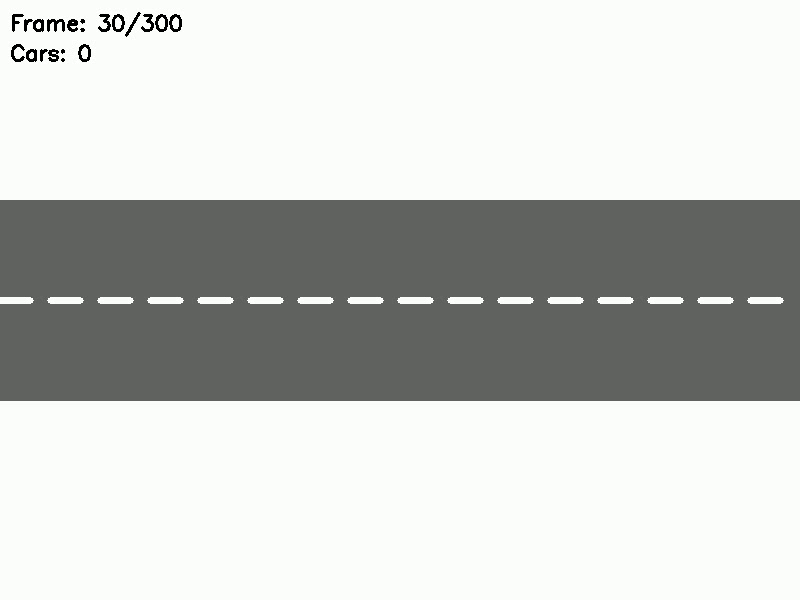
#> input picture frame 30 of simulation.mp4, 800 x 600 px
$ python main.py
#> lines starting #> are read from the running program, lines starting #| are printed output that depends on the picture; after the words box and inside, x2 and y2 are one past the last pixel; in counts of white or black regions, pixels touching at a corner belong together
### simulation_generator.py
import cv2
import numpy as np
import random
import os

class TrafficSimulator:
    def __init__(self, output_path='simulation.mp4', duration=10, fps=30, realistic=False):
        self.output_path = output_path
        self.duration = duration
        self.fps = fps
        self.frame_width = 800
        self.frame_height = 600
        self.cars = []
        self.realistic = realistic  # Flag for more realistic simulation

    def generate_simulation(self):
        # Create video writer
        fourcc = cv2.VideoWriter_fourcc(*'mp4v')
        out = cv2.VideoWriter(self.output_path, fourcc, self.fps, (self.frame_width, self.frame_height))

        # Generate frames
        for frame_idx in range(self.duration * self.fps):
            # Create a frame with road
            frame = self.create_road_frame()

            # Add new cars very rarely to prevent overlaps
            if random.random() < 0.005 and len(self.cars) < 3:  # 0.5% chance and max 3 cars
                self.add_car()

            # Update and draw cars
            self.update_cars()
            self.draw_cars(frame)

            # Add frame number and car count
            cv2.putText(frame, f'Frame: {frame_idx}/{self.duration * self.fps}', (10, 30),
                        cv2.FONT_HERSHEY_SIMPLEX, 0.7, (0, 0, 0), 2)
            cv2.putText(frame, f'Cars: {len(self.cars)}', (10, 60),
                        cv2.FONT_HERSHEY_SIMPLEX, 0.7, (0, 0, 0), 2)

            # Write frame to video
            out.write(frame)

            # Display progress
            if frame_idx % self.fps == 0:
                print(f"Generating simulation: {frame_idx//(self.fps)}/{self.duration} seconds")
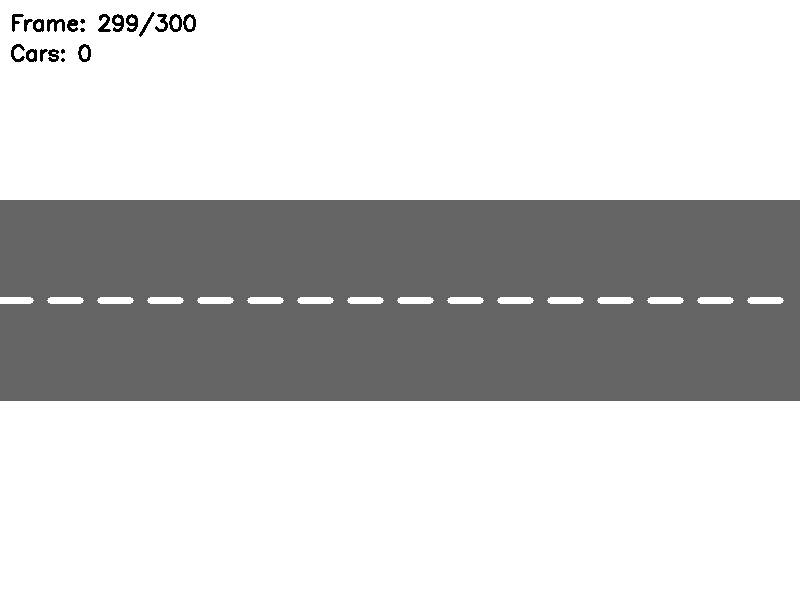
#> frame: shape (600, 800, 3); min 0, max 255, mean 203.3

        # Release resources
        out.release()
        print(f"Simulation video saved to {self.output_path}")
#| Simulation video saved to simulation.mp4

    def create_road_frame(self):
        # Create a blank frame
        frame = np.ones((self.frame_height, self.frame_width, 3), dtype=np.uint8) * 255

        if self.realistic:
            # Create more realistic road with texture and noise
            road_y = self.frame_height // 2
            road_height = 200

            # Draw road with asphalt texture (dark gray with noise)
            road = np.random.randint(60, 80, (road_height, self.frame_width, 3), dtype=np.uint8)

            # Add some road texture/grain
            noise = np.random.randint(0, 15, (road_height, self.frame_width, 3), dtype=np.uint8)
            road = cv2.add(road, noise)

            # Place road on frame
            frame[road_y - road_height//2:road_y + road_height//2, 0:self.frame_width] = road

            # Draw lane markings (white dashed lines)
            lane_y = road_y
            for x in range(0, self.frame_width, 50):
                cv2.line(frame, (x, lane_y), (x + 30, lane_y), (255, 255, 255), 5)

            # Add some shadows and lighting variation
            shadow_pos = random.randint(0, self.frame_width)
            shadow_width = random.randint(100, 300)
            shadow = np.ones((road_height, shadow_width, 3), dtype=np.uint8) * 30

            # Place shadow on road if it fits
            if shadow_pos + shadow_width <= self.frame_width:
                road_region = frame[road_y - road_height//2:road_y + road_height//2, shadow_pos:shadow_pos + shadow_width]
                frame[road_y - road_height//2:road_y + road_height//2, shadow_pos:shadow_pos + shadow_width] = cv2.subtract(road_region, shadow)
        else:
            # Original simple road
            road_y = self.frame_height // 2
            road_height = 200
            cv2.rectangle(frame, (0, road_y - road_height//2), (self.frame_width, road_y + road_height//2), (100, 100, 100), -1)

            # Draw lane markings (white dashed lines)
            lane_y = road_y
            for x in range(0, self.frame_width, 50):
                cv2.line(frame, (x, lane_y), (x + 30, lane_y), (255, 255, 255), 5)

        return frame

    def add_car(self):
        # Only add car if we have very few cars
        if len(self.cars) >= 2:
            return

        # Car properties - fixed size to prevent issues
        car_width = 50
        car_height = 35
        car_x = -car_width  # Start from left side
        car_speed = random.randint(5, 15)
        car_color = (
            random.randint(0, 255),
            random.randint(0, 255),
            random.randint(0, 255)
        )

        # Define ONLY 3 specific lanes with large gaps
        lanes = [
            self.frame_height // 2 - 80,  # Top lane
            self.frame_height // 2,       # Middle lane
            self.frame_height // 2 + 80   # Bottom lane
        ]

        # Check which lanes are available
        available_lanes = []
        for lane_y in lanes:
            car_y = lane_y - car_height // 2
            if not self.check_car_overlap(car_x, car_y, car_width, car_height):
                available_lanes.append(lane_y)

        # If we have available lanes, pick one
        if available_lanes:
            lane_y = random.choice(available_lanes)
            car_y = lane_y - car_height // 2

            # Add the car
            self.cars.append({
                'x': car_x,
                'y': car_y,
                'width': car_width,
                'height': car_height,
                'speed': car_speed,
                'color': car_color
            })

    def check_car_overlap(self, x, y, width, height):
        """Check if a car at position (x, y) with given dimensions overlaps with existing cars"""
        for car in self.cars:
            # Very strict margin to prevent ANY overlap
            margin = 30  # 30 pixel safety margin
            if (x < car['x'] + car['width'] + margin and
                x + width + margin > car['x'] and
                y < car['y'] + car['height'] + margin and
                y + height + margin > car['y']):
                return True  # Overlap detected (with large safety margin)
        return False  # No overlap

    def update_cars(self):
        # Update car positions and remove cars that have left the frame
        updated_cars = []
        for car in self.cars:
            car['x'] += car['speed']
            if car['x'] < self.frame_width:
                updated_cars.append(car)
        self.cars = updated_cars

    def draw_cars(self, frame):
        # Draw each car on the frame
        for car in self.cars:
            if self.realistic:
                # Draw more realistic car with details
                x, y = car['x'], car['y']
                w, h = car['width'], car['height']
                color = car['color']

                # Car body
                cv2.rectangle(frame, (x, y), (x + w, y + h), color, -1)

                # Windows (darker)
                window_color = (max(0, color[0] - 50), max(0, color[1] - 50), max(0, color[2] - 50))
                window_h = int(h * 0.3)
                window_y = y + int(h * 0.2)
                cv2.rectangle(frame, (x + int(w * 0.2), window_y),
                             (x + int(w * 0.8), window_y + window_h), window_color, -1)

                # Wheels
                wheel_radius = int(h * 0.2)
                wheel_y = y + h - wheel_radius
                cv2.circle(frame, (x + int(w * 0.25), wheel_y), wheel_radius, (30, 30, 30), -1)
                cv2.circle(frame, (x + int(w * 0.75), wheel_y), wheel_radius, (30, 30, 30), -1)

                # Headlights or taillights
                light_size = int(h * 0.15)
                if car['x'] > self.frame_width // 2:  # Cars on right side have headlights
                    cv2.rectangle(frame, (x, y + int(h * 0.3)),
                                 (x + light_size, y + int(h * 0.5)), (255, 255, 200), -1)
                else:  # Cars on left side have taillights
                    cv2.rectangle(frame, (x + w - light_size, y + int(h * 0.3)),
                                 (x + w, y + int(h * 0.5)), (200, 0, 0), -1)
            else:
                # Original simple car drawing
                cv2.rectangle(
                    frame,
                (int(car['x']), int(car['y'])),
                (int(car['x'] + car['width']), int(car['y'] + car['height'])),
                car['color'],
                -1
            )
            # Add windows to make it look more like a car
            window_y = int(car['y'] + car['height'] * 0.2)
            window_height = int(car['height'] * 0.4)
            window_width = int(car['width'] * 0.7)
            window_x = int(car['x'] + car['width'] * 0.15)
            cv2.rectangle(
                frame,
                (window_x, window_y),
                (window_x + window_width, window_y + window_height),
                (200, 200, 255),
                -1
            )

### car_detection.py
import cv2
import numpy as np
import matplotlib.pyplot as plt
from datetime import datetime

class TrafficSignalManagement:
    def __init__(self, video_path=None, is_real_footage=False, display=True, output_path=None):
        self.video_path = video_path
        self.is_real_footage = is_real_footage
        self.display = display
        self.output_path = output_path

        # Use background subtraction with parameters optimized for real footage
        if is_real_footage:
            # More history frames and lower threshold for real footage
            self.bg_subtractor = cv2.createBackgroundSubtractorMOG2(history=300, varThreshold=25)
        else:
            # Default parameters for simulation
            self.bg_subtractor = cv2.createBackgroundSubtractorMOG2(history=100, varThreshold=40)

        self.car_count = 0
        self.car_count_history = []
        self.timestamps = []

    def process_video(self):
        if self.video_path is None:
            print("No video path provided")
            return

        cap = cv2.VideoCapture(self.video_path)
        if not cap.isOpened():
            print(f"Error: Could not open video at {self.video_path}")
            return

        # Prepare writer if headless output is requested
        writer = None
        if not self.display and self.output_path:
            fps = cap.get(cv2.CAP_PROP_FPS) or 30.0
            width = int(cap.get(cv2.CAP_PROP_FRAME_WIDTH))
            height = int(cap.get(cv2.CAP_PROP_FRAME_HEIGHT))
            # Try multiple codecs for better compatibility
            codec_candidates = []
            lower_path = self.output_path.lower()
            if lower_path.endswith('.mp4'):
                codec_candidates = ['mp4v', 'avc1']
            else:
                codec_candidates = ['XVID', 'MJPG', 'mp4v']
            for codec in codec_candidates:
                try:
                    fourcc = cv2.VideoWriter_fourcc(*codec)
                    temp_writer = cv2.VideoWriter(self.output_path, fourcc, fps, (width, height))
                    if temp_writer.isOpened():
                        writer = temp_writer
                        break
                    else:
                        temp_writer.release()
                except Exception:
                    pass
        # Prepare frame dump directory if no writer is available in headless mode
        frame_dump_dir = None
        if not self.display and self.output_path and writer is None:
            import os
            frame_dump_dir = os.path.splitext(self.output_path)[0] + "_frames"
            os.makedirs(frame_dump_dir, exist_ok=True)

        frame_index = 0

        while cap.isOpened():
            ret, frame = cap.read()
#> frame is the input picture: shape (600, 800, 3); mean B, G, R 198.4, 201.4, 199.4
            if not ret:
                break

            # Process the frame
            processed_frame = self.detect_cars(frame)

            if self.display:
                # Display the frame
                cv2.imshow('Traffic Management System', processed_frame)
                # Exit if 'q' is pressed
                if cv2.waitKey(30) & 0xFF == ord('q'):
                    break
            else:
                # Headless mode: write frames via writer or dump as images
                if writer is not None:
                    writer.write(processed_frame)
                elif frame_dump_dir is not None:
                    import os
                    cv2.imwrite(os.path.join(frame_dump_dir, f"frame_{frame_index:06d}.jpg"), processed_frame)
                frame_index += 1

        cap.release()
        if writer is not None:
            writer.release()
        if self.display:
            cv2.destroyAllWindows()

        # Plot the car count history
        self.plot_car_count()

    def detect_cars(self, frame):
        # Define region of interest (ROI) - bottom half of the frame
        height, width = frame.shape[:2]
#> height = 600; width = 800
        roi_vertices = np.array([[(0, height), (0, height//2), (width, height//2), (width, height)]], dtype=np.int32)

        # Create a mask for ROI
        mask = np.zeros((height, width), dtype=np.uint8)
        cv2.fillPoly(mask, roi_vertices, 255)
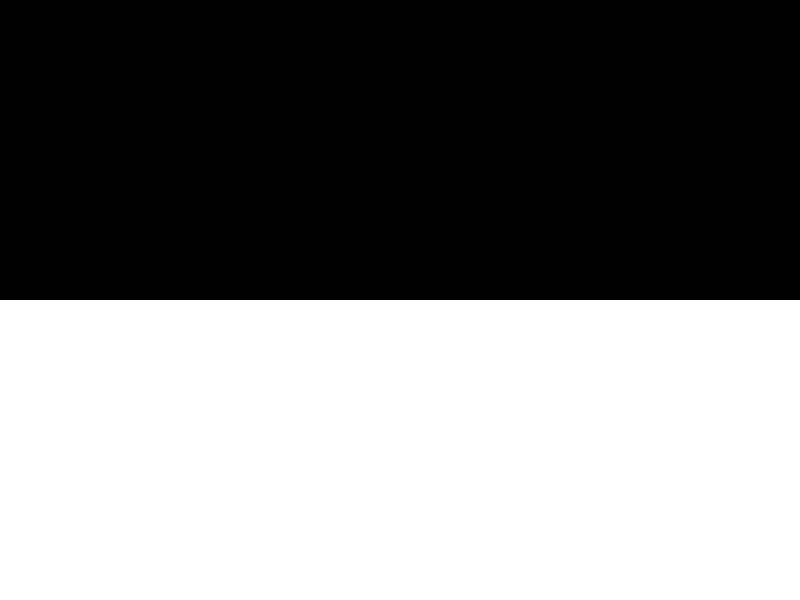
#> mask: shape (600, 800); 50% white; 1 white region, box (x1, y1, x2, y2) and area: (0, 300, 800, 600) 240000

        # Pre-process frame for better detection in real footage
        if self.is_real_footage:
            # Apply Gaussian blur to reduce noise
            frame = cv2.GaussianBlur(frame, (5, 5), 0)

            # Enhance contrast
            lab = cv2.cvtColor(frame, cv2.COLOR_BGR2LAB)
            l, a, b = cv2.split(lab)
            clahe = cv2.createCLAHE(clipLimit=3.0, tileGridSize=(8, 8))
            cl = clahe.apply(l)
            enhanced_lab = cv2.merge((cl, a, b))
            frame = cv2.cvtColor(enhanced_lab, cv2.COLOR_LAB2BGR)

        # Apply background subtraction
        fg_mask = self.bg_subtractor.apply(frame)
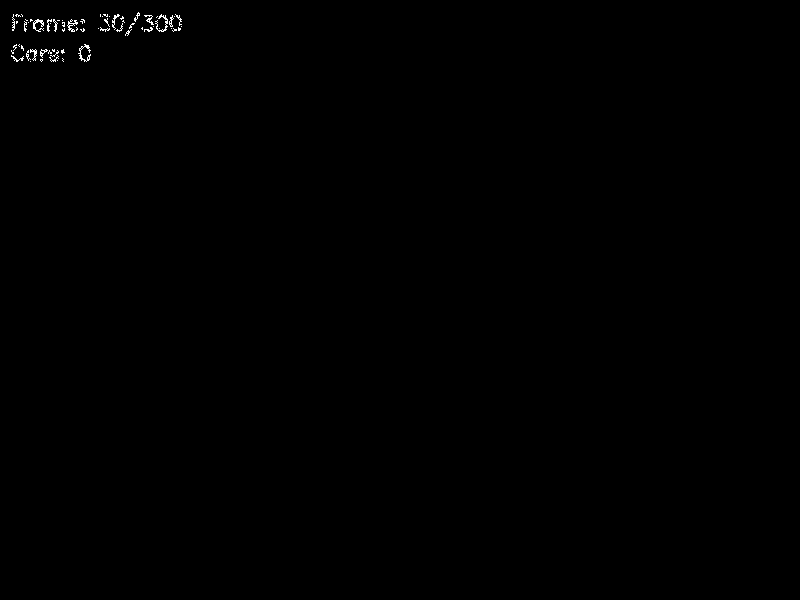
#> fg_mask: shape (600, 800); values 127 (black) and 255 (white), 0.2% white in thin lines or dots, all inside (x1, y1, x2, y2) = (11, 12, 182, 62)

        # Apply ROI mask to foreground mask
        masked_fg = cv2.bitwise_and(fg_mask, mask)

        # Apply morphological operations to reduce noise and fill gaps
        kernel = np.ones((5, 5), np.uint8)
        masked_fg = cv2.morphologyEx(masked_fg, cv2.MORPH_OPEN, kernel)
        masked_fg = cv2.morphologyEx(masked_fg, cv2.MORPH_CLOSE, kernel)

        # Apply threshold to reduce noise
        _, thresh = cv2.threshold(masked_fg, 200, 255, cv2.THRESH_BINARY)
#> thresh: shape (600, 800); every value is 0

        # Find contours of moving objects
        contours, _ = cv2.findContours(thresh, cv2.RETR_EXTERNAL, cv2.CHAIN_APPROX_SIMPLE)
#> contours = []

        # Filter contours by size to identify cars
        min_contour_area = 400 if self.is_real_footage else 500  # Lower threshold for real footage
        max_contour_area = 15000 if self.is_real_footage else 10000  # Upper threshold to filter out large noise
        car_contours = [cnt for cnt in contours if min_contour_area < cv2.contourArea(cnt) < max_contour_area]
#> car_contours = []

        # Draw rectangles around detected cars
        for contour in car_contours:
            x, y, w, h = cv2.boundingRect(contour)
            cv2.rectangle(frame, (x, y), (x+w, y+h), (0, 255, 0), 2)
#> this loop made 0 passes

        # Update car count
        current_car_count = len(car_contours)
#> current_car_count = 0
        self.car_count = current_car_count
#> self.car_count = 0
        self.car_count_history.append(current_car_count)
        self.timestamps.append(datetime.now())

        # Display car count
        cv2.putText(frame, f'Car Count: {current_car_count}', (10, 30),
                    cv2.FONT_HERSHEY_SIMPLEX, 1, (0, 0, 255), 2)

        # Draw ROI
        cv2.polylines(frame, roi_vertices, True, (255, 0, 0), 2)
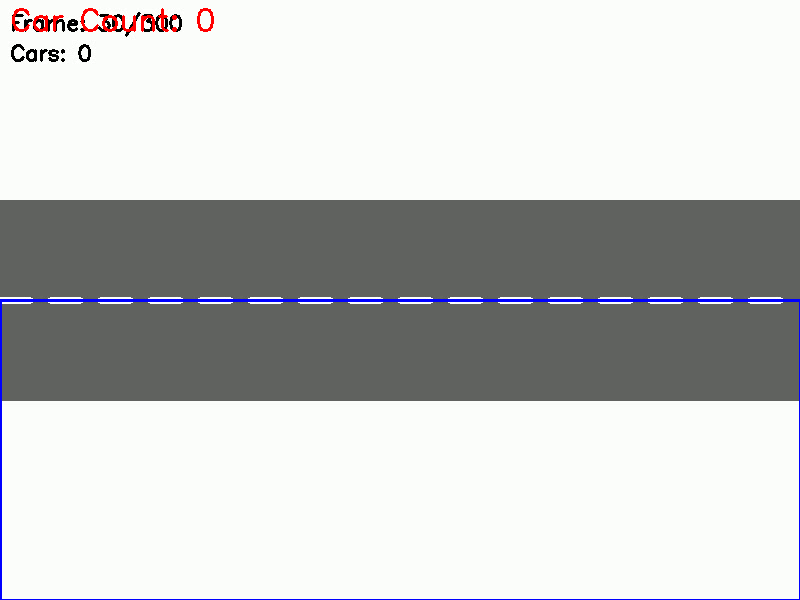
#> frame: shape (600, 800, 3); mean B, G, R 198.4, 199.2, 197.8

        return frame

    def plot_car_count(self):
        plt.figure(figsize=(10, 5))
        plt.plot(self.timestamps, self.car_count_history, 'b-')
        plt.title('Car Count Over Time')
        plt.xlabel('Time')
        plt.ylabel('Number of Cars')
        plt.grid(True)
        plt.tight_layout()
        plt.savefig('car_count_history.png')
        if self.display:
            plt.show()
        else:
            plt.close()

### main.py
import argparse
import os
from simulation_generator import TrafficSimulator
from car_detection import TrafficSignalManagement

def main():
    parser = argparse.ArgumentParser(description='Traffic Signal Management System')
    parser.add_argument('--generate', action='store_true', help='Generate traffic simulation video')
    parser.add_argument('--detect', action='store_true', help='Detect cars in video')
    parser.add_argument('--video', type=str, default='simulation.mp4', help='Path to video file')
    parser.add_argument('--duration', type=int, default=10, help='Duration of simulation in seconds')
    parser.add_argument('--real-footage', action='store_true', help='Optimize for real-life footage')
    parser.add_argument('--realistic', action='store_true', help='Generate more realistic simulation')

    args = parser.parse_args()

    if args.generate:
        print("Generating traffic simulation video...")
        simulator = TrafficSimulator(output_path=args.video, duration=args.duration, realistic=args.realistic)
        simulator.generate_simulation()
        if args.realistic:
            print("Generated realistic traffic simulation video")

    if args.detect:
        print(f"Running car detection on {args.video}...")
        if not os.path.exists(args.video):
            print(f"Error: Video file {args.video} not found")
            return

        detector = TrafficSignalManagement(video_path=args.video, is_real_footage=args.real_footage)
        if args.real_footage:
            print("Using optimized settings for real-life footage")
        detector.process_video()

    if not args.generate and not args.detect:
        # Default behavior: generate and detect
        print("Generating traffic simulation video...")
        simulator = TrafficSimulator(output_path=args.video, duration=args.duration)
        simulator.generate_simulation()

        print(f"Running car detection on {args.video}...")
        detector = TrafficSignalManagement(video_path=args.video, is_real_footage=args.real_footage)
        if args.real_footage:
            print("Using optimized settings for real-life footage")
        detector.process_video()
#> (key q is pressed here)

if __name__ == "__main__":
    main()
